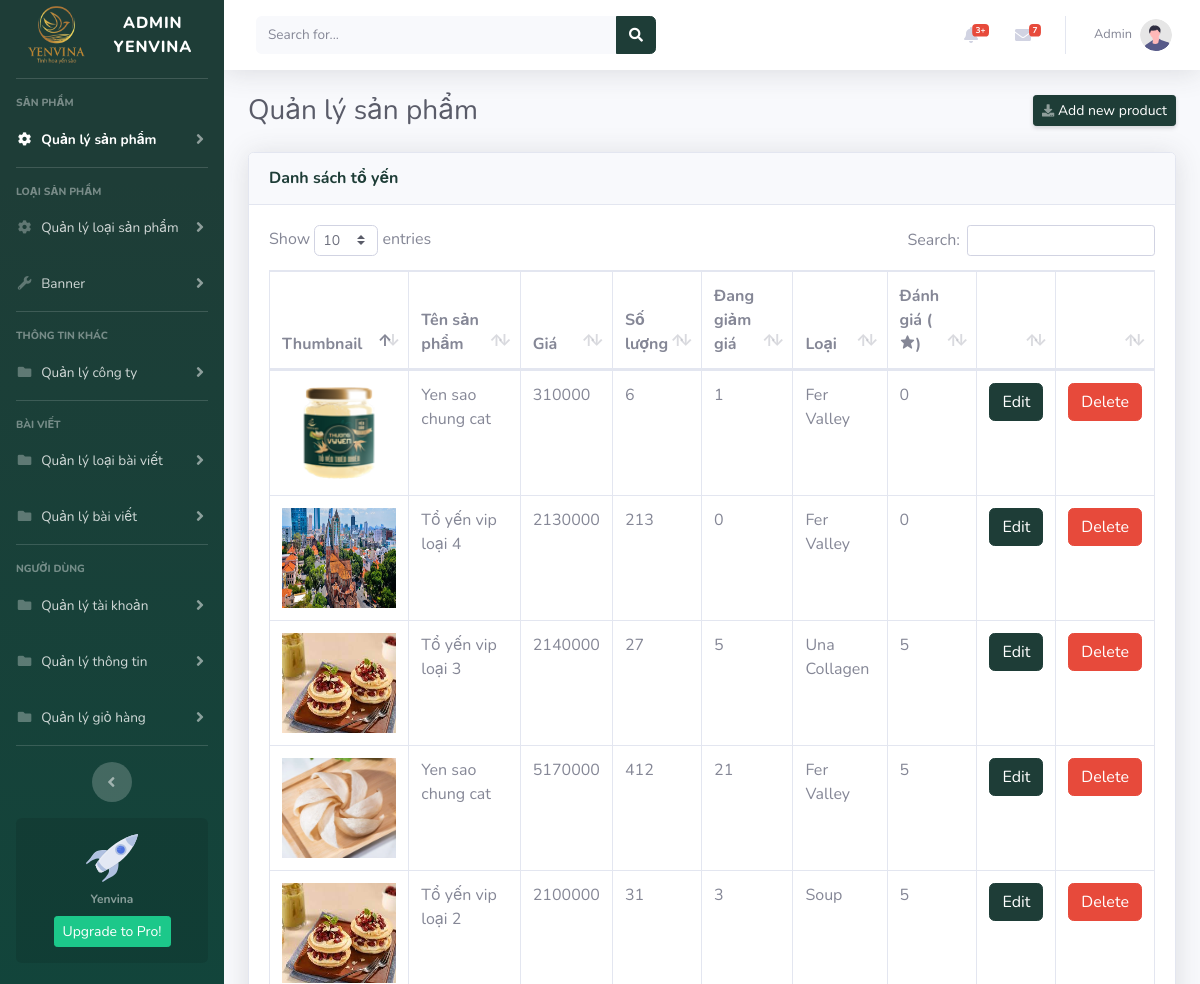
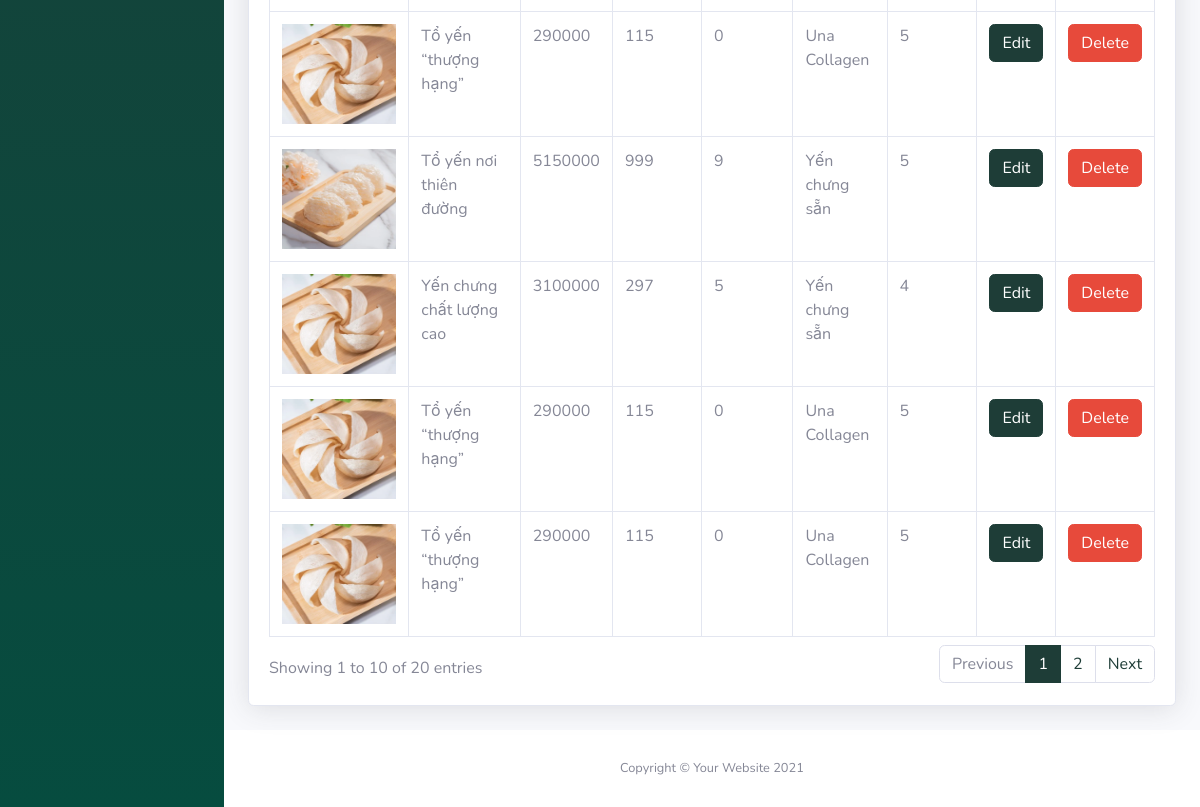
Page /admin_yenvina/index.php (signed in) on the earlier database version (2 pictures, top to bottom).
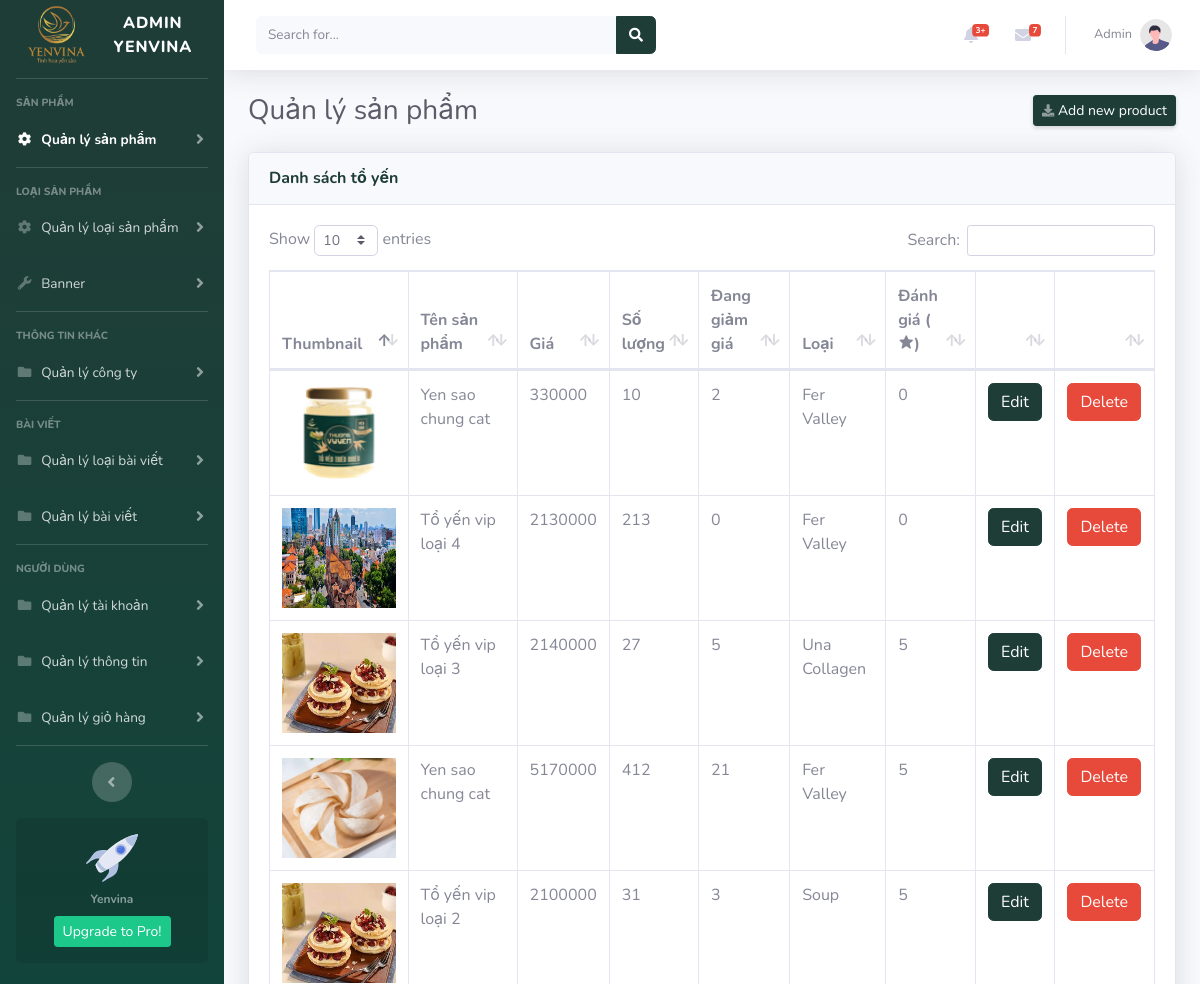
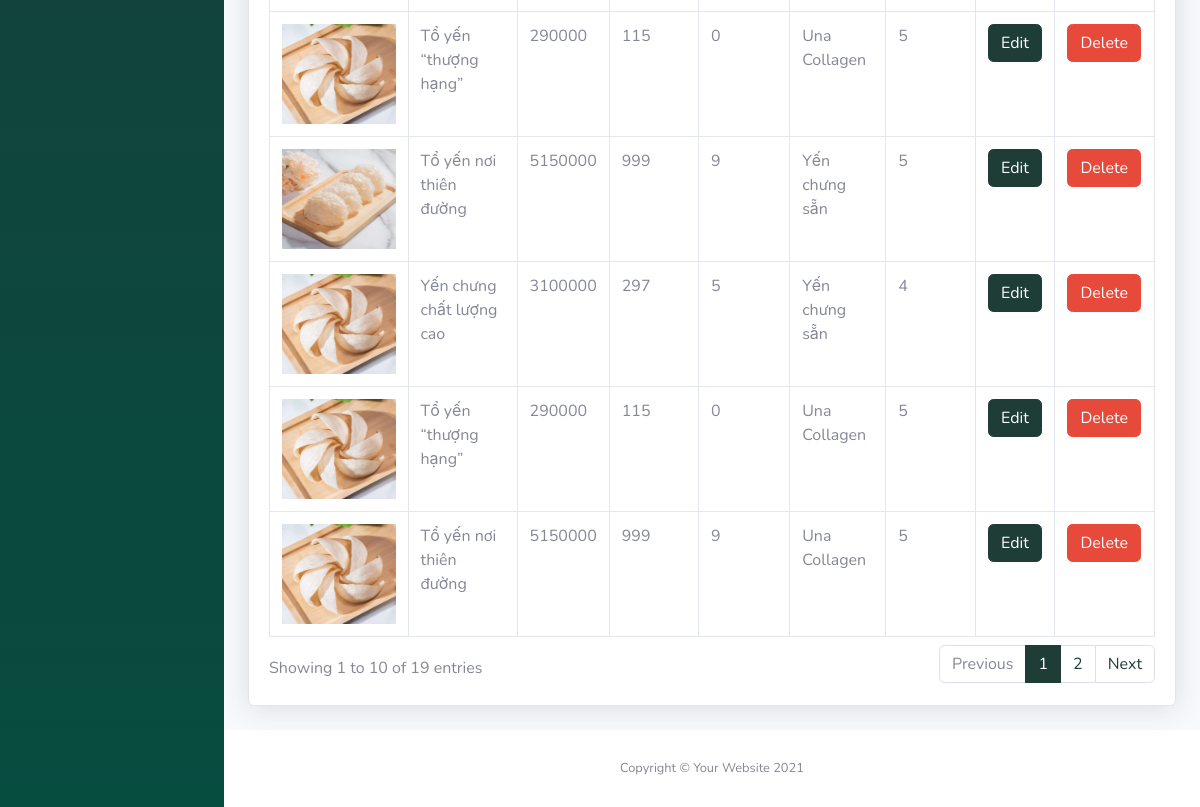
Same page on the later database version (2 pictures, top to bottom).
### tables this page shows
CREATE TABLE `products` (
  `id` int(11) NOT NULL,
  `product_name` text NOT NULL,
  `prices` int(11) NOT NULL,
  `quantity` int(11) NOT NULL,
  `sale` int(11) NOT NULL,
  `thumbnail` text NOT NULL,
  `weight` text NOT NULL DEFAULT '50gram',
  `type_id` int(11) NOT NULL,
  `rating` int(11) NOT NULL DEFAULT 5,
  `status` tinyint(1) NOT NULL DEFAULT 1,
  `create_at` date DEFAULT current_timestamp(),
  `update_at` date DEFAULT NULL
);

CREATE TABLE `type_product` (
  `type_id` int(11) NOT NULL,
  `type_name` text NOT NULL,
  `image` text NOT NULL,
  `position` int(11) NOT NULL,
  `description` text NOT NULL
);

### model/database.php (called while the page is built, shortened)
<?php
class Database
{
    public static $connection = NULL;
    public function __construct()
    {
        if(!self::$connection) {
            self::$connection = new mysqli(DB_HOST, DB_USER, DB_PASSWORD, DB_NAME, PORT);
            self::$connection->set_charset('utf8mb4');
        }
        return self::$connection;
    }
    public function select($sql)
    {
        $sql->execute();
        $items = $sql->get_result()->fetch_all(MYSQLI_ASSOC);
        return $items;
    }
}

### model/product.php (called while the page is built, shortened)
<?php
require_once __DIR__."/database.php";
class Product extends Database{
    function getAllProduct(){
        $sql = parent::$connection->prepare("SELECT * FROM products ORDER BY `id` DESC");
        return parent::select($sql);
    }
}

### model/type_product.php (called while the page is built, shortened)
<?php
require_once __DIR__."/database.php";
class Typeproduct extends Database{
    function getAllTypeProduct(){
        $sql = parent::$connection->prepare("SELECT * FROM type_product");
        return parent::select($sql);
    }
}

### admin_yenvina/index.php (the view)
<?php
include "./header.php";
require_once "../model/product.php";
require_once "../model/type_product.php";
$products = new Product();
$allProduct = $products->getAllProduct();
$typeProduct = new Typeproduct();
$allTypeProduct = $typeProduct->getAllTypeProduct();
?>
            <div class="container-fluid">
                <div class="d-sm-flex align-items-center justify-content-between mb-4">
                    <h1 class="h3 mb-0 text-gray-800">Quản lý sản phẩm</h1>
                    <a href="./add_product.php" class="d-none d-sm-inline-block btn btn-sm btn-primary shadow-sm"><i class="fas fa-download fa-sm text-white-50"></i> Add new product</a>
                </div>
                <div class="card shadow mb-4">
                        <div class="card-header py-3">
                            <h6 class="m-0 font-weight-bold text-primary">Danh sách tổ yến</h6>
                        </div>
                        <div class="card-body">
                            <div class="table-responsive">
                                <table class="table table-bordered" id="dataTable" width="100%" cellspacing="0">
                                    <thead>
                                        <tr>
                                            <th>Thumbnail</th>
                                            <th>Tên sản phẩm</th>
                                            <th>Giá </th>
                                            <th>Số lượng </th>
                                            <th>Đang giảm giá</th>
                                            <th>Loại</th>
                                            <th>Đánh giá (<i class='bx bxs-star'></i>)</th>
                                            <th width="5%"></th>
                                            <th width="5%"></th>
                                        </tr>
                                    </thead>
                                    <tbody>
                                        <?php foreach($allProduct as $item){ ?>
                                        <tr>
                                            <td>
                                                <img height="100" width="100%" src="<?=$urlImg?>/img/product/<?=$item['thumbnail']?>" alt="Img Product">
                                            </td>
                                            <td><?=$item['product_name']?></td>
                                            <td><?=$item['prices']?></td>
                                            <td><?=$item['quantity']?></td>
                                            <td><?=$item['sale']?></td>
                                            <?php foreach($allTypeProduct as $type){
                                                if($type['type_id'] == $item['type_id']){
                                                ?>
                                                <td><?=$type['type_name']?></td>
                                            <?php }} ?>
                                            <td><?=$item['rating']?></td>
                                            <td><a href="./edit_product.php?product_id=<?=$item['id'];?>" class="btn btn-primary">Edit</a></td>
                                            <td><a onclick="if(CheckForm() == false) return false" href="action/ac_delete.php?product_id=<?=$item['id'];?>" class="btn btn-danger">Delete</a></td>
                                        </tr>
                                        <?php } ?>
                                    </tbody>
                                </table>
                            </div>
                        </div>
                    </div>
                </div>
            </div>
    <?php
    include "./footer.php";
    ?>

### admin_yenvina/header.php (shortened to what this page needs)
<?php
require_once "../model/database.php";
if (!isset($_SESSION['admin'])) {
    header('location: login.php');
} else {
    $current_user = $_SESSION['admin'];
}
$urlImg =  '../yenvina';
?>
<!DOCTYPE html>
<html lang="en">
<head>
    <link href="public/vendor/fontawesome-free/css/all.min.css" rel="stylesheet" type="text/css">
    <link rel="stylesheet" href="https://cdn.jsdelivr.net/npm/bootstrap-select@1.13.14/dist/css/bootstrap-select.min.css">
    <link href='https://unpkg.com/boxicons@2.1.4/css/boxicons.min.css' rel='stylesheet'>
    <link href="public/css/sb-admin-2.min.css" rel="stylesheet">
    <link href="public/vendor/datatables/dataTables.bootstrap4.min.css" rel="stylesheet">
    <link href="public/css/sb-admin-2.css" rel="stylesheet">
</head>
<body id="page-top">
    <div id="wrapper">
        <ul class="navbar-nav bg-gradient-primary sidebar sidebar-dark accordion" id="accordionSidebar">
            <a class="sidebar-brand d-flex align-items-center justify-content-center" href="index.php">
                <div class="sidebar-brand-icon">
                    <img src="public/img/logo.png" class="img-fluid" alt="Logo">
                </div>
                <div class="sidebar-brand-text mx-3">Admin Yenvina</div>
            </a>
            <hr class="sidebar-divider mt-2">
            <div class="sidebar-heading">
                Sản Phẩm
            </div>
            <li class="nav-item active"></i>
                <a class="nav-link collapsed" href="index.php" data-toggle="collapse" data-target="#collapseOne" aria-expanded="true" aria-controls="collapseOne">
                    <i class="fas fa-fw fa-cog"></i>
                    <span>Quản lý sản phẩm</span>
                </a>
            </li>
            <hr class="sidebar-divider">
            <div class="sidebar-heading">
                Loại Sản Phẩm
            </div>
            <li class="nav-item">
                <a class="nav-link collapsed" href="#" data-toggle="collapse" data-target="#collapseTwo" aria-expanded="true" aria-controls="collapseTwo">
                    <i class="fas fa-fw fa-cog"></i>
                    <span>Quản lý loại sản phẩm</span>
                </a>
            </li>
            <li class="nav-item">
                <a class="nav-link collapsed" href="#" data-toggle="collapse" data-target="#collapseUtilities" aria-expanded="true" aria-controls="collapseUtilities">
                    <i class="fas fa-fw fa-wrench"></i>
                    <span>Banner</span>
                </a>
            </li>
            <hr class="sidebar-divider">
            <div class="sidebar-heading">
                Thông tin khác
            </div>
            <li class="nav-item">
                <a class="nav-link collapsed" href="#" data-toggle="collapse" data-target="#collapsePages" aria-expanded="true" aria-controls="collapsePages">
                    <i class="fas fa-fw fa-folder"></i>
                    <span>Quản lý công ty</span>
                </a>
            </li>
            <hr class="sidebar-divider">
            <div class="sidebar-heading">
                Bài viết
            </div>
            <li class="nav-item">
                <a class="nav-link collapsed" href="#" data-toggle="collapse" data-target="#collapseTopic" aria-expanded="true" aria-controls="collapseTopic">
                    <i class="fas fa-fw fa-folder"></i>
                    <span>Quản lý loại bài viết</span>
                </a>
            </li>
            <li class="nav-item">
                <a class="nav-link collapsed" href="#" data-toggle="collapse" data-target="#collapseArticle" aria-expanded="true" aria-controls="collapseArticle">
                    <i class="fas fa-fw fa-folder"></i>
                    <span>Quản lý bài viết</span>
                </a>
            </li>
            <hr class="sidebar-divider">
            <div class="sidebar-heading">
                Người dùng
            </div>
            <li class="nav-item">
                <a class="nav-link collapsed" href="#" data-toggle="collapse" data-target="#collapseUser" aria-expanded="true" aria-controls="collapseUser">
                    <i class="fas fa-fw fa-folder"></i>
                    <span>Quản lý tài khoản</span>
                </a>
            </li>
            <li class="nav-item">
                <a class="nav-link collapsed" href="#" data-toggle="collapse" data-target="#collapseInfo" aria-expanded="true" aria-controls="collapseInfo">
                    <i class="fas fa-fw fa-folder"></i>
                    <span>Quản lý thông tin</span>
                </a>
            </li>
            <li class="nav-item">
                <a class="nav-link collapsed" href="#" data-toggle="collapse" data-target="#collapseCart" aria-expanded="true" aria-controls="collapseCart">
                    <i class="fas fa-fw fa-folder"></i>
                    <span>Quản lý giỏ hàng</span>
                </a>
            </li>
            <hr class="sidebar-divider d-none d-md-block">
            <div class="text-center d-none d-md-inline">
                <button class="rounded-circle border-0" id="sidebarToggle"></button>
            </div>
            <div class="sidebar-card d-none d-lg-flex">
                <img class="sidebar-card-illustration mb-2" src="public/img/undraw_rocket.svg" alt="...">
                <p class="text-center mb-2"><strong>Yenvina</strong></p>
                <a class="btn btn-success btn-sm" href="https://startbootstrap.com/theme/sb-admin-pro">Upgrade to Pro!</a>
            </div>
        </ul>
    <div id="content-wrapper" class="d-flex flex-column">
<div id="content">
    <nav class="navbar navbar-expand navbar-light bg-white topbar mb-4 static-top shadow">
        <form class="d-none d-sm-inline-block form-inline mr-auto ml-md-3 my-2 my-md-0 mw-100 navbar-search">
            <div class="input-group">
                <input type="text" class="form-control bg-light border-0 small" placeholder="Search for..." aria-label="Search" aria-describedby="basic-addon2">
                <div class="input-group-append">
                    <button class="btn btn-primary" type="button">
                        <i class="fas fa-search fa-sm"></i>
                    </button>
                </div>
            </div>
        </form>
        <ul class="navbar-nav ml-auto">
            <li class="nav-item dropdown no-arrow mx-1">
                <a class="nav-link dropdown-toggle" href="#" id="alertsDropdown" role="button" data-toggle="dropdown" aria-haspopup="true" aria-expanded="false">
                    <i class="fas fa-bell fa-fw"></i>
                    <span class="badge badge-danger badge-counter">3+</span>
                </a>
            </li>
            <li class="nav-item dropdown no-arrow mx-1">
                <a class="nav-link dropdown-toggle" href="#" id="messagesDropdown" role="button" data-toggle="dropdown" aria-haspopup="true" aria-expanded="false">
                    <i class="fas fa-envelope fa-fw"></i>
                    <span class="badge badge-danger badge-counter">7</span>
                </a>
            </li>
            <li class="nav-item dropdown no-arrow">
                <a class="nav-link dropdown-toggle" href="#" id="userDropdown" role="button" data-toggle="dropdown" aria-haspopup="true" aria-expanded="false">
                    <span class="mr-2 d-none d-lg-inline text-gray-600 small"><?= $current_user['user_name'] ?></span>
                    <img class="img-profile rounded-circle" src="public/img/undraw_profile.svg">
                </a>
            </li>
        </ul>
    </nav>

### admin_yenvina/footer.php (shortened to what this page needs)
<footer class="sticky-footer bg-white">
    <div class="container my-auto">
        <div class="copyright text-center my-auto">
            <span>Copyright &copy; Your Website 2021</span>
        </div>
    </div>
</footer>
</div>
</div>
</body>
</html>

Differences in the rows shown:
removed products: thumbnail (picture), product_name "Tổ yến “thượng hạng”", prices "290000", quantity "115", sale "0", rating "5", type_product (type_name "Una Collagen")
changed products (number 1 of 10 on the later page): prices "310000" → "330000"; quantity "6" → "10"; sale "1" → "2"
now on this page (row unchanged): products: thumbnail (picture), product_name "Tổ yến nơi thiên đường", prices "5150000", quantity "999", sale "9", rating "5", type_product (type_name "Una Collagen")
Other differences:
text written by a page script: "Show entries Search: Showing 1 to 10 of 20 entries Previous 1 2 Next" → "Show entries Search: Showing 1 to 10 of 19 entries Previous 1 2 Next"
